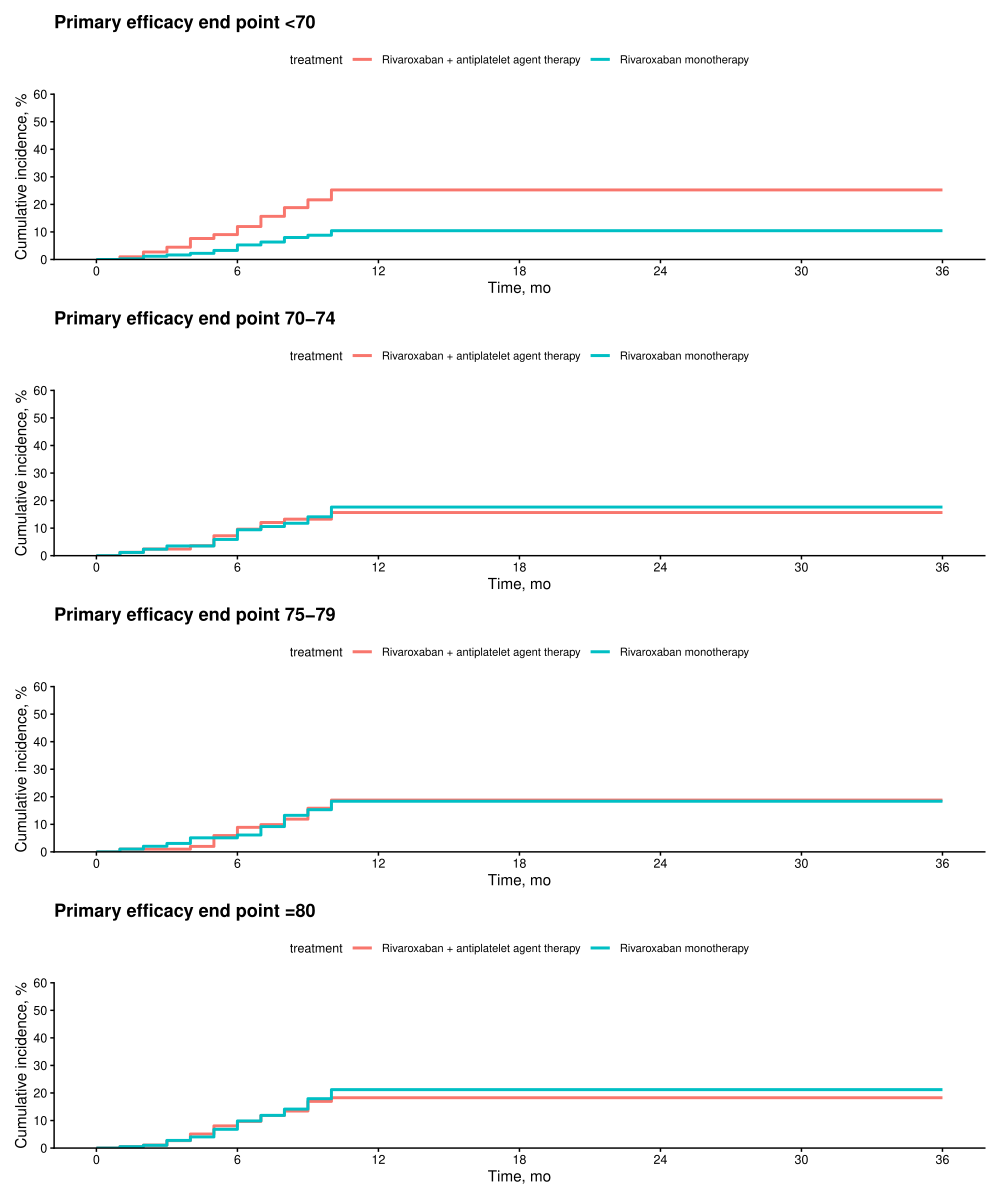

Generate this figure with R:
#~~~~~~~~~~~~~~~~~~~~~~~~~~~~~~~~~~~~~~~~~~~~~~~~~~~~~~~~~~~~~~~~~~~~~~~~~~~~~~
# 1. 准备工作：加载所需的R包
#~~~~~~~~~~~~~~~~~~~~~~~~~~~~~~~~~~~~~~~~~~~~~~~~~~~~~~~~~~~~~~~~~~~~~~~~~~~~~~
# 如果您尚未安装这些包，请先运行 install.packages("...")
# install.packages(c("survival", "ggplot2", "dplyr", "patchwork"))

library(survival)  # 用于Cox回归模型
library(ggplot2)   # 用于数据可视化
library(dplyr)     # 用于数据处理
library(patchwork) # 用于将多个图组合在一起

#~~~~~~~~~~~~~~~~~~~~~~~~~~~~~~~~~~~~~~~~~~~~~~~~~~~~~~~~~~~~~~~~~~~~~~~~~~~~~~
# 2. 数据准备
#~~~~~~~~~~~~~~~~~~~~~~~~~~~~~~~~~~~~~~~~~~~~~~~~~~~~~~~~~~~~~~~~~~~~~~~~~~~~~~
# 从HR随age变化曲线.R中读取模拟数据
# 注意：这里我们假设数据已经存在，直接使用
set.seed(42)

# 创建基础数据集（与原脚本一致）
sim_data <- data.frame(
  id = 1:3000,
  age = runif(3000, 35, 95),
  treatment = sample(0:1, 3000, replace = TRUE)
)

# --- 定义生成事件时间的函数 ---
generate_survival_time <- function(data, beta_treat, beta_age, beta_interact, shape = 1.5) {
  linear_predictor <- beta_treat * data$treatment + 
                      beta_age * (data$age - 65) + 
                      beta_interact * data$treatment * (data$age - 65)
  u <- runif(nrow(data))
  lambda <- 0.005  # 恢复lambda值
  time <- (-log(u) / (lambda * exp(linear_predictor)))^(1 / shape)
  return(time)
}

# --- 模拟三个不同的终点事件 ---
# A. 疗效终点
sim_data$time_efficacy <- generate_survival_time(
  sim_data,
  beta_treat = 0.5,  # 增加治疗效应系数
  beta_age = 0.02,
  beta_interact = -0.03
)
sim_data$status_efficacy <- ifelse(sim_data$time_efficacy <= 10, 1, 0)

# B. 安全性终点
sim_data$time_safety <- generate_survival_time(
  sim_data,
  beta_treat = -0.8,
  beta_age = 0.01,
  beta_interact = 0.05
)
sim_data$status_safety <- ifelse(sim_data$time_safety <= 10, 1, 0)

# C. 净获益终点
sim_data$time_net <- generate_survival_time(
  sim_data,
  beta_treat = -0.3,
  beta_age = 0.03,
  beta_interact = -0.02
)
sim_data$status_net <- ifelse(sim_data$time_net <= 10, 1, 0)

#~~~~~~~~~~~~~~~~~~~~~~~~~~~~~~~~~~~~~~~~~~~~~~~~~~~~~~~~~~~~~~~~~~~~~~~~~~~~~~
# 3. 绘制累计风险曲线
#~~~~~~~~~~~~~~~~~~~~~~~~~~~~~~~~~~~~~~~~~~~~~~~~~~~~~~~~~~~~~~~~~~~~~~~~~~~~~~
# --- 创建一个通用的绘图函数 ---
plot_cumulative_incidence <- function(data, time_var, status_var, title, age_group) {
  # 根据年龄组过滤数据
  filtered_data <- data %>%
    filter(
      if(age_group == "<70") age < 70 else 
      if(age_group == "70-74") age >= 70 & age <= 74 else 
      if(age_group == "75-79") age >= 75 & age <= 79 else 
      age >= 80
    )
  
  # 检查过滤后的数据是否为空
  if(nrow(filtered_data) == 0) {
    stop(paste("No data for age group:", age_group))
  }
  
  # 确保数据中有两种治疗方法
  # 检查treatment变量的分布
  treatment_counts <- table(filtered_data$treatment)
  print(paste("Treatment distribution:", paste(treatment_counts, collapse=", ")))
  
  # 确保从时间点0开始
  times_seq <- c(0, seq(1, min(36, max(filtered_data[[time_var]], na.rm=TRUE)), by = 1))
  
  # 为两种治疗方法分别创建数据集
  mono_data <- filtered_data %>% filter(treatment == 0)
  combo_data <- filtered_data %>% filter(treatment == 1)
  
  # 分别计算两种治疗方法的生存曲线
  surv_fit_mono <- survfit(Surv(get(time_var), get(status_var)) ~ 1, data = mono_data)
  surv_fit_combo <- survfit(Surv(get(time_var), get(status_var)) ~ 1, data = combo_data)
  
  # 提取结果
  results_mono <- summary(surv_fit_mono, times = times_seq)
  results_combo <- summary(surv_fit_combo, times = times_seq)
  
  # 获取生存率数据
  surv_mono <- results_mono$surv
  surv_combo <- results_combo$surv
  
  # 确保两个结果有相同的时间点
  common_times <- intersect(results_mono$time, results_combo$time)
  
  # 构建数据框用于绘图
  plot_data <- rbind(
    data.frame(
      time = results_mono$time,
      cumulative_incidence = (1 - surv_mono) * 100,  # 转换为百分比
      treatment = "Rivaroxaban monotherapy",
      group = "monotherapy"
    ),
    data.frame(
      time = results_combo$time,
      cumulative_incidence = (1 - surv_combo) * 100,  # 转换为百分比
      treatment = "Rivaroxaban + antiplatelet agent therapy",
      group = "combination"
    )
  )

  # 绘图
  p <- ggplot(plot_data, aes(x = time, y = cumulative_incidence, color = treatment)) +
    geom_step(size = 1) +
    labs(
      title = paste(title, age_group),
      x = "Time, mo",
      y = "Cumulative incidence, %"
    ) +
    scale_y_continuous(limits = c(0, 60), expand = c(0, 0)) +
    scale_x_continuous(breaks = seq(0, 36, by = 6)) +
    theme_classic() +
    theme(
      plot.title = element_text(face = "bold", hjust = 0),
      legend.position = "top",
      legend.title = element_text(size = 9),
      legend.text = element_text(size = 8)
    )

  return(p)
}

# --- 生成四张疗效终点图 ---
plot_a_eff <- plot_cumulative_incidence(sim_data, "time_efficacy", "status_efficacy", "Primary efficacy end point", "<70")
plot_b_eff <- plot_cumulative_incidence(sim_data, "time_efficacy", "status_efficacy", "Primary efficacy end point", "70-74")
plot_c_eff <- plot_cumulative_incidence(sim_data, "time_efficacy", "status_efficacy", "Primary efficacy end point", "75-79")
plot_d_eff <- plot_cumulative_incidence(sim_data, "time_efficacy", "status_efficacy", "Primary efficacy end point", "≥80")

# --- 生成四张安全性终点图 ---
plot_a_saf <- plot_cumulative_incidence(sim_data, "time_safety", "status_safety", "Primary safety end point", "<70")
plot_b_saf <- plot_cumulative_incidence(sim_data, "time_safety", "status_safety", "Primary safety end point", "70-74")
plot_c_saf <- plot_cumulative_incidence(sim_data, "time_safety", "status_safety", "Primary safety end point", "75-79")
plot_d_saf <- plot_cumulative_incidence(sim_data, "time_safety", "status_safety", "Primary safety end point", "≥80")

# --- 组合图形 ---
final_plot_eff <- plot_a_eff / plot_b_eff / plot_c_eff / plot_d_eff
final_plot_saf <- plot_a_saf / plot_b_saf / plot_c_saf / plot_d_saf

# 显示最终的组合图
final_plot_eff
final_plot_saf

# --- 保存为PDF文件 ---
pdf("累计分线曲线.pdf", width = 10, height = 12)
print(final_plot_eff)
print(final_plot_saf)
dev.off()
